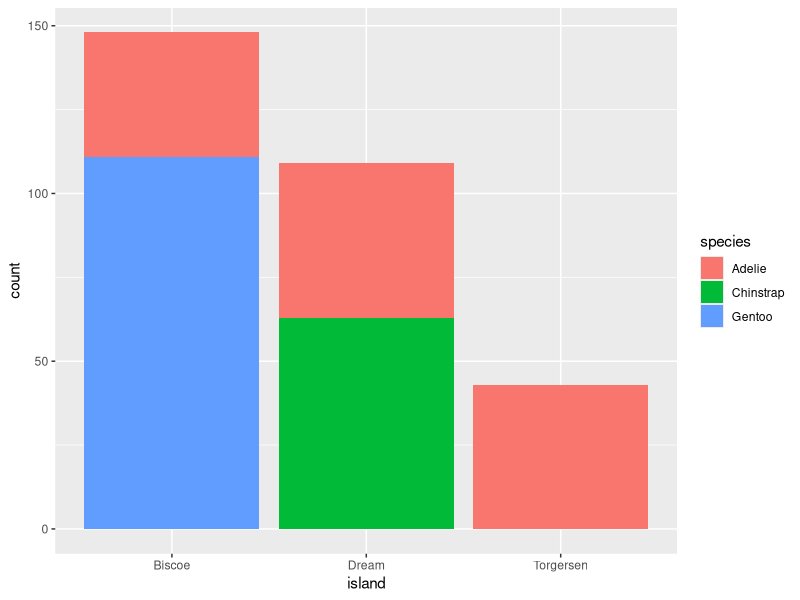
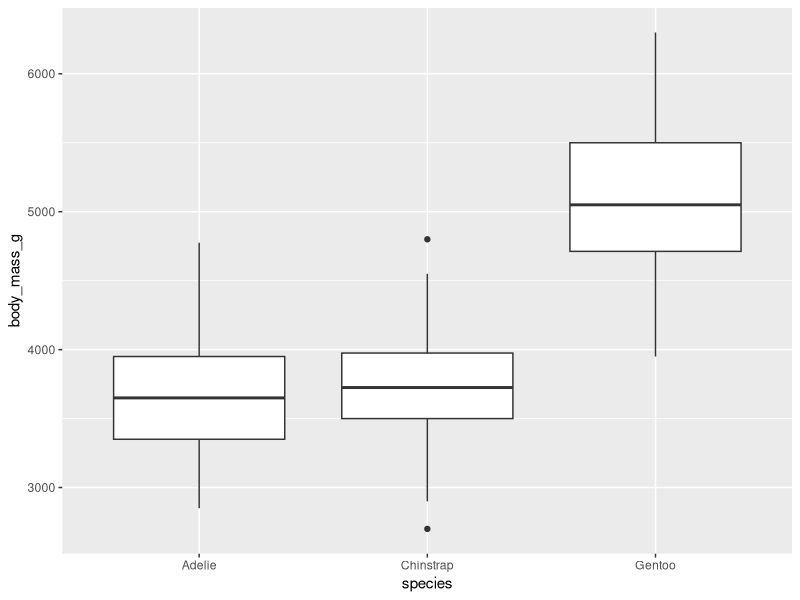
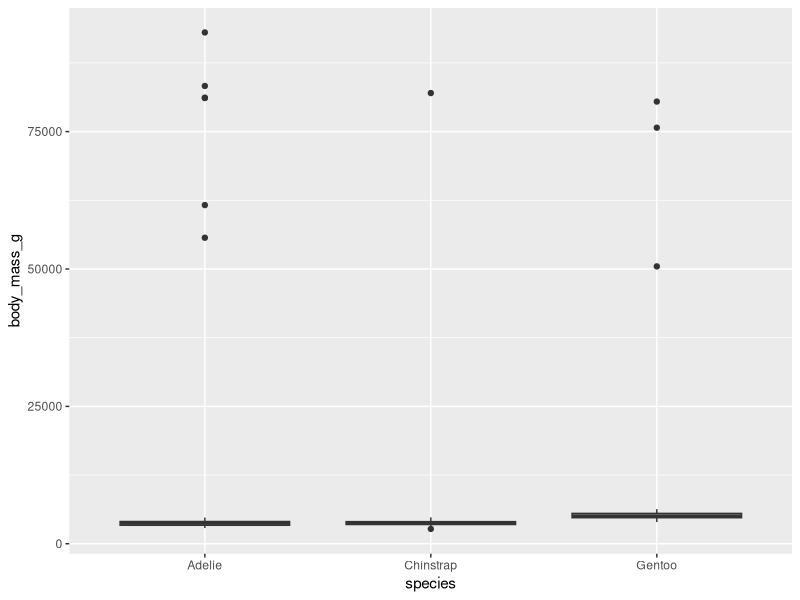
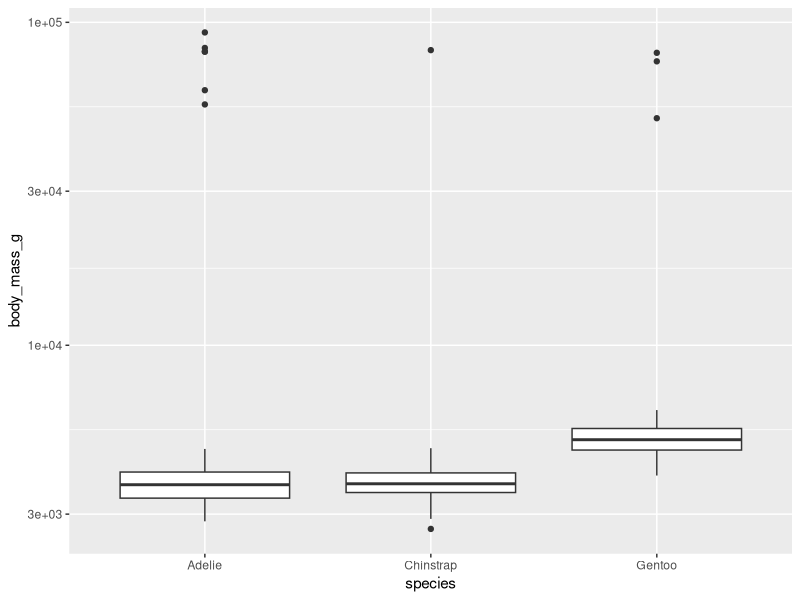
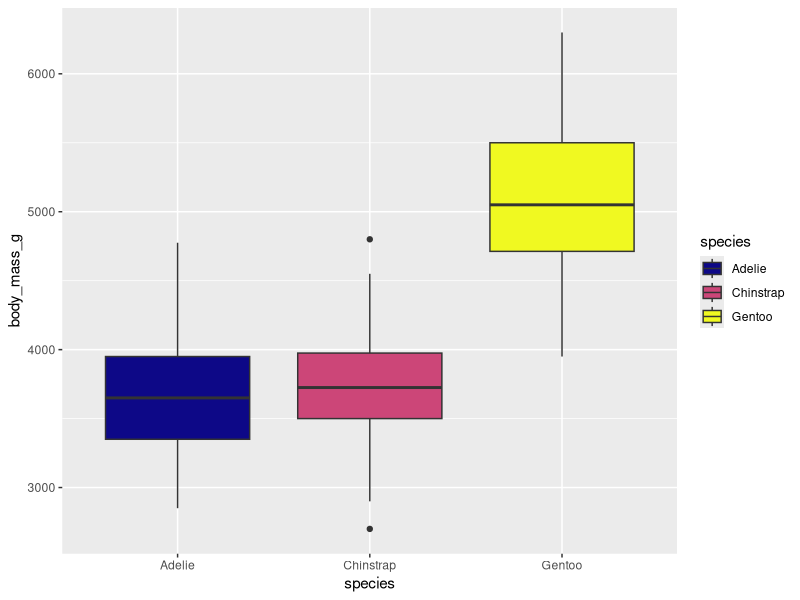
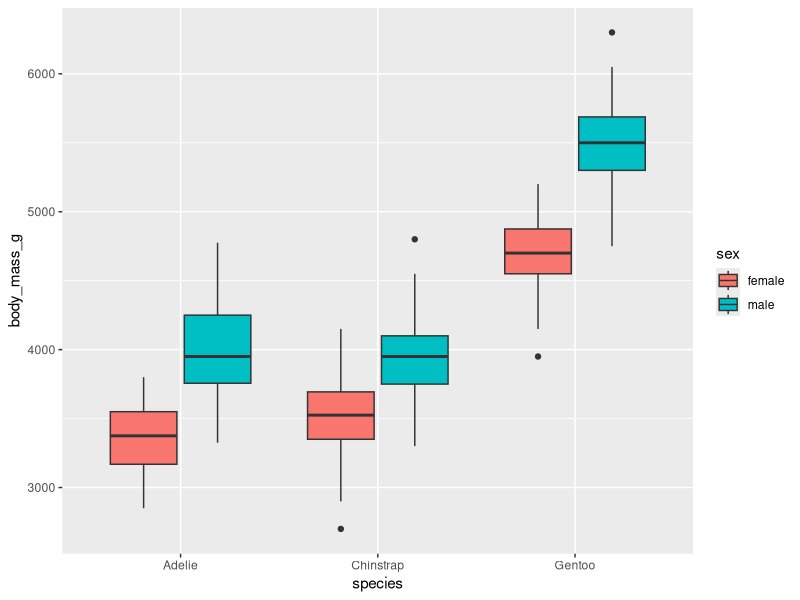
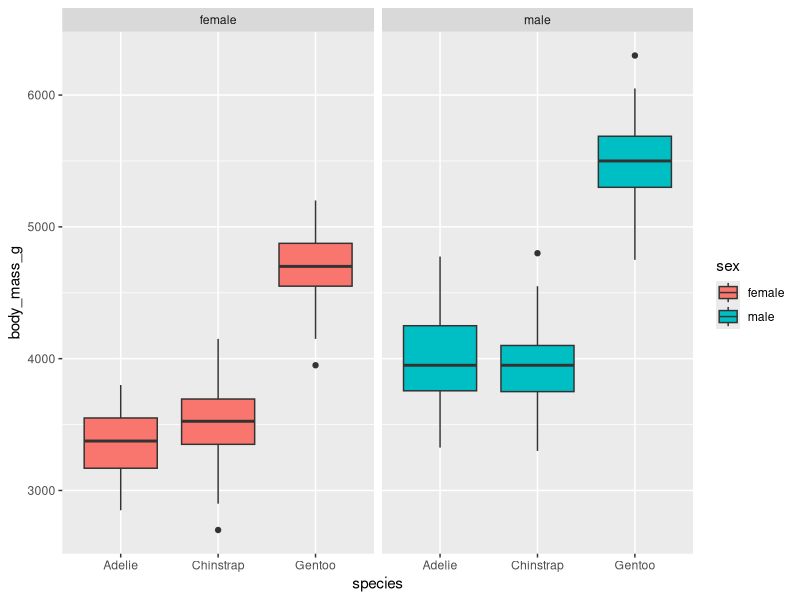
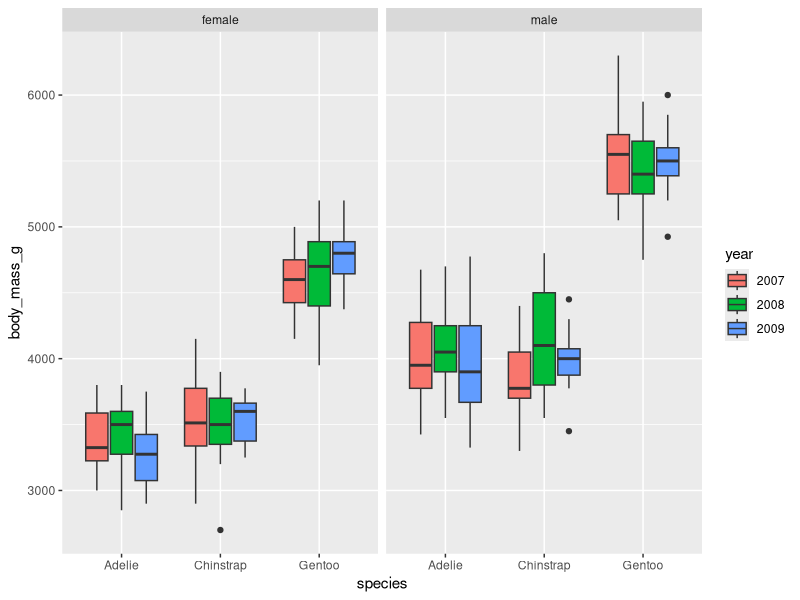

These charts were generated, in order, by the following R code:
## ---- chunk 1
# Set global options
knitr::opts_chunk$set(attr.output = "style='border: 1px; border-style: solid; margin-left: 10px; margin-right: 10px;'")
## ---- chunk 2
# this version is only for the website!
peng_auto <- readr::read_csv("assets/data/r-tidyverse/penguins.csv")
## ---- chunk 3
# this version is only for the website!
peng <- readr::read_csv(
  "assets/data/r-tidyverse/penguins.csv",
  col_types = "iccddcc" # this string encodes the desired types for each column
)
## ---- chunk 4
peng
## ---- chunk 5
library(ggplot2) # Loading a library to use its functions without ::
## ---- chunk 6
ggplot( # Every plot starts with a call to the ggplot() function
    data = peng # This function can also take the input tibble
) + # The plot consists of individual functions linked with "+"
    geom_bar( # "geoms" define the plot layers we want to draw
        mapping = aes( # The aes() function maps variables to visual properties
            x = island, # publication_year -> x-axis
            fill = species # community_type   -> fill color
        )
    )
## ---- chunk 7
ggplot(peng) +
    geom_boxplot(aes(x = species, y = body_mass_g))
## ---- chunk 8
set.seed(1234) # we set a seed for reproducible randomness
peng_out <- peng
peng_out$body_mass_g[sample(1:nrow(peng_out), 10)] <- 50000 + 50000 * runif(10)
## ---- chunk 9
ggplot(peng_out) +
    geom_boxplot(aes(x = species, y = body_mass_g))
## ---- chunk 10
ggplot(peng_out) +
    geom_boxplot(aes(x = species, y = body_mass_g)) +
    scale_y_log10() # adding the log-scale improves readability
## ---- chunk 11
ggplot(peng) +
    geom_boxplot(aes(x = species, y = body_mass_g, fill = species)) +
    scale_fill_viridis_d(option = "C")
## ---- chunk 12
ggplot(peng) +
    geom_boxplot(aes(x = species, y = body_mass_g, fill = sex))
## ---- chunk 13
ggplot(peng) +
    geom_boxplot(aes(x = species, y = body_mass_g, fill = sex)) +
    facet_wrap(~sex)
## ---- chunk 14
ggplot(peng) +
    geom_boxplot(aes(x = species, y = body_mass_g, fill = year)) +
    facet_wrap(~sex)
## ---- chunk 15
ggplot(peng) +
    geom_boxplot(aes(x = species, y = body_mass_g, fill = year)) +
    facet_wrap(~sex) +
    theme(axis.text.x = element_text(angle = 45, hjust = 1, vjust = 1))
## ---- chunk 16
ggplot(peng) +
    geom_bar(aes(x = species)) # bars are alphabetically ordered
## ---- chunk 17
peng2 <- peng
peng2$species_ordered <- forcats::fct_reorder(
  peng2$species,
  peng2$species, length
)
## ---- chunk 18
ggplot(peng2) +
    geom_bar(aes(x = species_ordered)) # bars are ordered by size
## ---- chunk 19

## ---- chunk 20

## ---- chunk 21
ggplot(mtcars) +
    geom_point(aes(x = hp, y = qsec))
## ---- chunk 22
ggplot(mtcars) +
    geom_point(aes(x = hp, y = qsec, color = as.factor(cyl)))
## ---- chunk 23
# technical adjustments for rendering
old_options <- options(
  pillar.print_max = 5,
  pillar.print_min = 5,
  pillar.advice = FALSE
)
## ---- chunk 24
dplyr::select(peng, id, flipper_length_mm) # reduce tibble to two columns
dplyr::select(peng, -island, -flipper_length_mm) # remove two columns
## ---- chunk 25
dplyr::filter(peng, year == 2007) # penguins examined in 2007
dplyr::filter(peng, year == 2007 |
    year == 2009) # penguins examined in 2007 OR 2009
dplyr::filter(
    peng, # an alternative way to express
    year %in% c(2007, 2009)
) # OR with the match operator "%in%"
dplyr::filter(peng, species == "Adelie" &
    body_mass_g >= 4000) # Adelie penguins heavier than 4kg
## ---- chunk 26
library(magrittr)
peng %>% dplyr::filter(year == 2007)
## ---- chunk 27
peng %>%
    dplyr::select(id, species, body_mass_g) %>%
    dplyr::filter(species == "Adelie" & body_mass_g >= 4000) %>%
    nrow() # count the resulting rows
## ---- chunk 28
peng %>%
    dplyr::filter(island == "Biscoe") %$%
    species %>% # extract the species column as a vector
    unique() # get the unique elements of said vector
## ---- chunk 29
chinstraps_weights <- peng %>%
    dplyr::filter(species == "Chinstrap") %$%
    body_mass_g

length(chinstraps_weights) # length/size of a vector
unique(chinstraps_weights) # unique elements of a vector

min(chinstraps_weights) # minimum
max(chinstraps_weights) # maximum

mean(chinstraps_weights) # mean
median(chinstraps_weights) # median

var(chinstraps_weights) # variance
sd(chinstraps_weights) # standard deviation
quantile(chinstraps_weights, probs = 0.75) # quantiles for the given probabilities
## ---- chunk 30
peng %>%
    dplyr::group_by(species) %>% # group the tibble by the material column
    dplyr::summarise(
        min_weight = min(body_mass_g), # new col: min weight for each group
        median_weight = median(body_mass_g), # new col: median weight for each group
        max_weight = max(body_mass_g) # new col: max weight for each group
    )
## ---- chunk 31
peng %>%
    dplyr::group_by(species, year) %>% # group by species and year
    dplyr::summarise(
        n = dplyr::n(), # a new column: number of penguins for each group
        .groups = "drop" # drop the grouping after this summary operation
    )
## ---- chunk 32
peng %>% dplyr::arrange(sex) # sort by sex
peng %>% dplyr::arrange(sex, body_mass_g) # sort by sex and weight
peng %>% dplyr::arrange(dplyr::desc(body_mass_g)) # sort descending
## ---- chunk 33
peng %>%
    dplyr::group_by(species) %>% # group by species
    dplyr::arrange(dplyr::desc(body_mass_g)) %>% # sort by weight within (!) groups
    dplyr::slice_head(n = 3) %>% # keep the first three penguins per group
    dplyr::ungroup() # remove the still lingering grouping
## ---- chunk 34
peng %>% dplyr::slice_sample(n = 10)
## ---- chunk 35

## ---- chunk 36

## ---- chunk 37

## ---- chunk 38
mtcars %>%
    dplyr::filter(gear == 4) %>%
    nrow()
## ---- chunk 39
mtcars %>%
    dplyr::group_by(cyl) %>%
    dplyr::summarise(
        qsec_mean = mean(qsec)
    )
## ---- chunk 40
mtcars2 <- tibble::rownames_to_column(mtcars, var = "car")
mtcars2 %>%
    dplyr::group_by(am) %>%
    dplyr::arrange(mpg) %>%
    dplyr::slice_head() %$%
    car
## ---- chunk 41
peng %>% dplyr::rename(penguin_name = id) # rename a column
## ---- chunk 42
peng %>% dplyr::relocate(year, .before = species) # reorder columns
## ---- chunk 43
peng %>%
    dplyr::mutate( # add a column that
        kg = body_mass_g / 1000 # manipulates an existing column
    )
## ---- chunk 44
peng %>%
  dplyr::transmute(
    id = paste("Penguin Nr.", id), # overwrite this column
    flipper_length_mm               # select this column
)
## ---- chunk 45
peng %>% tibble::add_column(
  flipper_length_cm = .$flipper_length_mm/10, # not the . representing the LHS of the pipe
  .after = "flipper_length_mm"
)
## ---- chunk 46
peng %>%
    dplyr::group_by(species, sex, year) %>%
    dplyr::mutate(
        mean_weight = mean(body_mass_g, na.rm = T),
        relation_to_mean = body_mass_g / mean_weight
    ) %>%
    dplyr::ungroup() %>%
    dplyr::select(id, species, sex, year, relation_to_mean) %>%
    # mutate does not remove rows, unlike summarise, so we use select
    dplyr::arrange(dplyr::desc(relation_to_mean))
## ---- chunk 47
peng %>% dplyr::mutate(
  weight = ifelse(
    test = body_mass_g >= 4200, # is weight below or above mean weight?
    yes = "above mean",
    no = "below mean"
  )
)
## ---- chunk 48
peng %>% dplyr::mutate(
  weight = dplyr::case_when(
    body_mass_g >= 4200 ~ "above mean", # the number of conditions is arbitrary
    body_mass_g < 4200  ~ "below mean",
    TRUE                ~ "unknown"     # TRUE catches all remaining cases
  )
)
## ---- chunk 49
peng %>%
    dplyr::mutate(
        island_rating = dplyr::case_match(
            island,
            "Torgersen" ~ "My favourite island",
            "Biscoe" ~ "Overrated tourist trap",
            "Dream" ~ "Lost my wallet there. 4/10"
        )
    ) %>%
    # here we use group_by+summarise only to show the result
    dplyr::group_by(island, island_rating) %>%
    dplyr::summarise(.groups = "drop")
## ---- chunk 50
carsales <- tibble::tribble(
    ~brand, ~`2014`, ~`2015`, ~`2016`, ~`2017`,
    "BMW", 20, 25, 30, 45,
    "VW", 67, 40, 120, 55
)
carsales
## ---- chunk 51
carsales_long <- carsales %>% tidyr::pivot_longer(
    cols = tidyselect::num_range(
        "",
        range = 2014:2017
    ), # define a set of columns to transform
    names_to = "year", # the name of the descriptor column we want
    names_transform = as.integer, # a transformation function to apply to the names
    values_to = "sales" # the name of the value column we want
)
carsales_long
## ---- chunk 52
carsales_wide <- carsales_long %>% tidyr::pivot_wider(
    id_cols = "brand", # the set of id columns that should not be changed
    names_from = year, # the descriptor column with the names of the new columns
    values_from = sales # the value column from which the values should be extracted
)
carsales_wide
## ---- chunk 53

## ---- chunk 54

## ---- chunk 55

## ---- chunk 56
mtcars %>%
    dplyr::relocate(gear, .before = mpg) %>%
    tibble::as_tibble() # transforming the raw dataset for better printing
## ---- chunk 57
mtcars2 <- mtcars %>%
    dplyr::mutate(
        gear,
        am_v = dplyr::case_match(
            am,
            0 ~ "automatic",
            1 ~ "manual"
        )
    ) %>%
    tibble::as_tibble()
mtcars2
## ---- chunk 58
mtcars2 %>%
    dplyr::group_by(am_v, gear) %>%
    dplyr::tally() %>% # dplyr::tally() is identical to
    # dplyr::summarise(n = dplyr::n())
    # it counts the number of entities in a group
    tidyr::pivot_wider(
        names_from = am_v,
        values_from = n
    )
## ---- chunk 59
# this version is only for the website!
bills <- readr::read_csv("assets/data/r-tidyverse/penguin_bills.csv")
bills
## ---- chunk 60
dplyr::left_join(
  x = peng,  # 300 observations
  y = bills, # 300 observations
  by = "id"  # the key column by which to join
)
## ---- chunk 61
dplyr::right_join(
    x = peng, # 300 observations
    y = bills, # 300 observations
    by = "id"
) %>% # we arrange by id to highlight the missing
    dplyr::arrange(id) # observation in the peng dataset
## ---- chunk 62
dplyr::inner_join(
  x = peng,  # 300 observations
  y = bills, # 300 observations
  by = "id"
)
## ---- chunk 63
dplyr::full_join(
    x = peng, # 300 observations
    y = bills, # 300 observations
    by = "id"
) %>% dplyr::arrange(id)
## ---- chunk 64
dplyr::semi_join(
  x = peng,  # 300 observations
  y = bills, # 300 observations
  by = "id"
)
## ---- chunk 65
dplyr::anti_join(
  x = peng,  # 300 observations
  y = bills, # 300 observations
  by = "id"
)
## ---- chunk 66
gear_opinions <- tibble::tibble(
  gear = c(3, 5),
  opinion = c("boring", "wow")
)
## ---- chunk 67

## ---- chunk 68

## ---- chunk 69
dplyr::left_join(mtcars, gear_opinions, by = "gear") %>%
    tibble::as_tibble()
## ---- chunk 70
dplyr::anti_join(mtcars, gear_opinions, by = "gear") %>%
    tibble::as_tibble()
